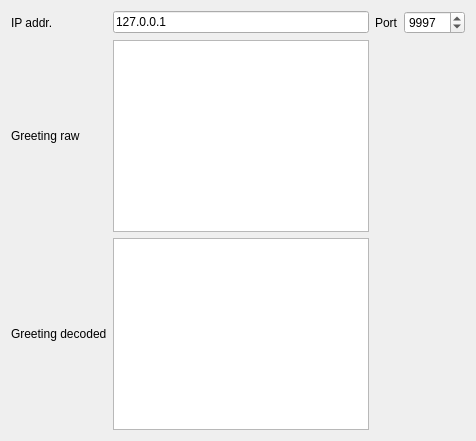
                  <widget class="QWidget" name="tab_6">
                   <attribute name="title">
                    <string>PI23 (Intensity mode)</string>
                   </attribute>
                   <layout class="QGridLayout" name="gridLayout_106">
                    <item row="0" column="0">
                     <layout class="QGridLayout" name="gridLayout_43">
                      <item row="0" column="2">
                       <widget class="QLabel" name="label_pi23_port">
                        <property name="text">
                         <string>Port</string>
                        </property>
                       </widget>
                      </item>
                      <item row="0" column="3">
                       <widget class="QSpinBox" name="spinBox_pi23_port">
                        <property name="minimum">
                         <number>1</number>
                        </property>
                        <property name="maximum">
                         <number>65535</number>
                        </property>
                        <property name="value">
                         <number>9997</number>
                        </property>
                       </widget>
                      </item>
                      <item row="0" column="0">
                       <widget class="QLabel" name="label_pi23_ip_addr">
                        <property name="text">
                         <string>IP addr.</string>
                        </property>
                       </widget>
                      </item>
                      <item row="1" column="0">
                       <widget class="QLabel" name="label_pi23_greeting_raw">
                        <property name="text">
                         <string>Greeting raw</string>
                        </property>
                       </widget>
                      </item>
                      <item row="0" column="1">
                       <widget class="QLineEdit" name="lineEdit_pi23_ip_addr">
                        <property name="text">
                         <string>127.0.0.1</string>
                        </property>
                       </widget>
                      </item>
                      <item row="1" column="1">
                       <widget class="QTextEdit" name="textEdit_pi23_greeting_raw">
                        <property name="readOnly">
                         <bool>true</bool>
                        </property>
                       </widget>
                      </item>
                      <item row="2" column="0">
                       <widget class="QLabel" name="label_pi23_greeting_decoded">
                        <property name="text">
                         <string>Greeting decoded</string>
                        </property>
                       </widget>
                      </item>
                      <item row="2" column="1">
                       <widget class="QTextEdit" name="textEdit_pi23_greeting_decoded">
                        <property name="readOnly">
                         <bool>true</bool>
                        </property>
                       </widget>
                      </item>
                     </layout>
                    </item>
                   </layout>
                  </widget>
